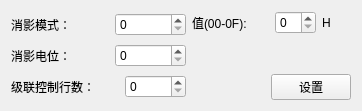
<?xml version="1.0" encoding="UTF-8"?>
<ui version="4.0">
 <class>MOSCFD2138</class>
 <widget class="QWidget" name="MOSCFD2138">
  <property name="geometry">
   <rect>
    <x>0</x>
    <y>0</y>
    <width>362</width>
    <height>111</height>
   </rect>
  </property>
  <property name="windowTitle">
   <string>CFD2138行管设置</string>
  </property>
  <layout class="QVBoxLayout" name="verticalLayout_3">
   <item>
    <layout class="QHBoxLayout" name="horizontalLayout_7" stretch="0,0">
     <item>
      <layout class="QVBoxLayout" name="verticalLayout">
       <item>
        <layout class="QHBoxLayout" name="horizontalLayout">
         <property name="spacing">
          <number>30</number>
         </property>
         <item>
          <widget class="QLabel" name="label">
           <property name="text">
            <string>消影模式：    </string>
           </property>
          </widget>
         </item>
         <item>
          <widget class="QSpinBox" name="ShadowingModespinBox">
           <property name="maximum">
            <number>1</number>
           </property>
          </widget>
         </item>
        </layout>
       </item>
       <item>
        <layout class="QHBoxLayout" name="horizontalLayout_2">
         <property name="spacing">
          <number>30</number>
         </property>
         <item>
          <widget class="QLabel" name="label_2">
           <property name="text">
            <string>消影电位：    </string>
           </property>
          </widget>
         </item>
         <item>
          <widget class="QSpinBox" name="ShadowingVoltagespinBox">
           <property name="maximum">
            <number>7</number>
           </property>
          </widget>
         </item>
        </layout>
       </item>
       <item>
        <layout class="QHBoxLayout" name="horizontalLayout_3">
         <property name="spacing">
          <number>30</number>
         </property>
         <item>
          <widget class="QLabel" name="label_3">
           <property name="text">
            <string>级联控制行数：</string>
           </property>
          </widget>
         </item>
         <item>
          <widget class="QSpinBox" name="CascadeControlspinBox">
           <property name="maximum">
            <number>65535</number>
           </property>
          </widget>
         </item>
        </layout>
       </item>
      </layout>
     </item>
     <item>
      <layout class="QVBoxLayout" name="verticalLayout_2">
       <item>
        <layout class="QHBoxLayout" name="horizontalLayout_5">
         <item>
          <widget class="QLabel" name="label_4">
           <property name="text">
            <string>值(00-0F):</string>
           </property>
          </widget>
         </item>
         <item>
          <layout class="QHBoxLayout" name="horizontalLayout_4">
           <item>
            <widget class="QSpinBox" name="ValuespinBox">
             <property name="maximum">
              <number>15</number>
             </property>
            </widget>
           </item>
           <item>
            <widget class="QLabel" name="label_5">
             <property name="text">
              <string>H</string>
             </property>
            </widget>
           </item>
          </layout>
         </item>
        </layout>
       </item>
       <item>
        <spacer name="verticalSpacer">
         <property name="orientation">
          <enum>Qt::Vertical</enum>
         </property>
         <property name="sizeHint" stdset="0">
          <size>
           <width>20</width>
           <height>40</height>
          </size>
         </property>
        </spacer>
       </item>
       <item>
        <layout class="QHBoxLayout" name="horizontalLayout_6">
         <item>
          <spacer name="horizontalSpacer">
           <property name="orientation">
            <enum>Qt::Horizontal</enum>
           </property>
           <property name="sizeHint" stdset="0">
            <size>
             <width>40</width>
             <height>20</height>
            </size>
           </property>
          </spacer>
         </item>
         <item>
          <widget class="QPushButton" name="pushButton">
           <property name="text">
            <string>    设置    </string>
           </property>
          </widget>
         </item>
        </layout>
       </item>
      </layout>
     </item>
    </layout>
   </item>
  </layout>
 </widget>
 <resources/>
 <connections/>
</ui>
